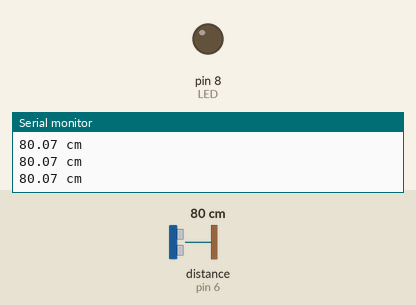
Simulated run of this sketch. Board: Arduino Uno, built with avr-gcc and run on an emulated ATmega328P. On the bench: output pins drawn as LEDs (lit = HIGH), the last lines printed to the serial monitor. Wiring (inferred from the names in the program): ultrasonic range finder: trigger pin 7; echo pin 6. Dashed ring = blinking. The inputs (shaded band) are chosen by the test bench; at power-on: distance to the obstacle (sensor on pin 6) 80 cm. The echo pulse lasts 58.3 µs per cm; pins used as bus, display or sensor lines are not drawn.

Above: at 1.2 s.
1.3 s: distance to the obstacle (sensor on pin 6) set to 43 cm
2.8 s: distance to the obstacle (sensor on pin 6) set to 37 cm
At 2.95 s:
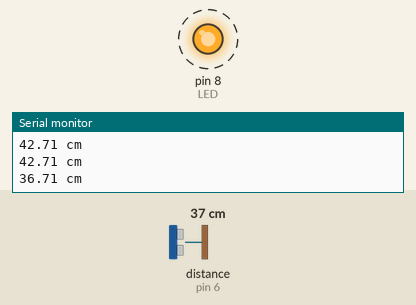
5.8 s: distance to the obstacle (sensor on pin 6) set to 2 cm
At 5.92 s:
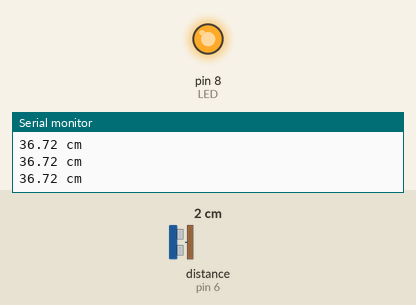
7.5 s: distance to the obstacle (sensor on pin 6) set to 35 cm
Timing chart, 0 to 11.5 s (numbered marks = the images above; inputs shaded):
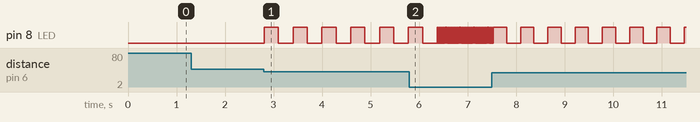

Measured:
- the behaviour switches between 41 and 40 cm on distance to the obstacle (sensor on pin 6) (found by bisection; images 0 and 1)
- after the input at 2.8 s, pin 8 (LED): alternates HIGH for 0.29 s and LOW for 0.30 s, starting at once

The sketch:

02_Tolatoradar.ino
```cpp
/*
   Szakkör 4.
   Német Nemzetiségi Gimnázium 2021-2022
   Agócs Norbert és Nagy Dániel
      _____  _   _  _____
     |  __ \| \ | |/ ____|
     | |  | |  \| | |  __
     | |  | | . ` | | |_ |
     | |__| | |\  | |__| |
     |_____/|_| \_|\_____|

   Program 02:
   Tolatóradar

   Útmutató:
   Az ultrahangos szenzorral készítsünk tolatóradart. Az ultrahangos tolatóradart
   kössük be mint korábban, a LED-et tegyük a 8-as PIN-re.
   A LED villogni kezd, ha a szenzorhoz közel tesszük a kezünket (40cm)
   és minél közelebb kerülünk annál gyorsabban villog.
*/

//definiciok
int trigger=7;
int echo = 6;
int LED = 8; //!
float ido = 0, tav = 0;

void setup()
{
  Serial.begin (9600);
  pinMode(trigger, OUTPUT);
  pinMode(echo, INPUT);
  pinMode(LED, OUTPUT); //!
}

void loop()
{
  //jel kiadása
  digitalWrite(trigger, LOW);
  delay(5);
  digitalWrite(trigger, HIGH); //Ultrahang kezdete
  delayMicroseconds(10); //Várakozás
  digitalWrite(trigger, LOW); //Ultrahang vége

  //időmérés
  ido = pulseIn(echo, HIGH); //Az oda-vissza eltelt ido
  tav = (ido / 2) * 0.03432; //Távolság számolás: v = s/t

  //Mérési tartomány beállítása:
  if (tav >= 500 || tav <= 0) {
    Serial.println("Nincs ertek!");
  }
  else {
    Serial.print(tav);
    Serial.println(" cm");
  }

  //Az elozo kódhoz képest új rész: LED villogtatás
  if (tav <= 40)
  {
    digitalWrite(LED, HIGH);
    delay(tav * 8); //A távolság függvényében változik
    digitalWrite(LED, LOW);
    delay(tav * 8);
  }
}
```
